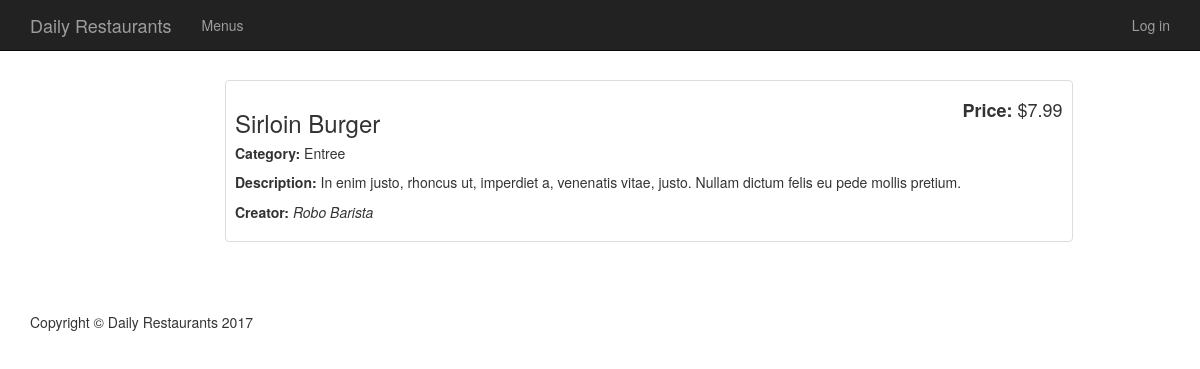
The app's page /menu/4 with its own data.
### models.py (models this page shows, shortened)
class MenuItem(Base):
    __tablename__ = 'menuItem'
    name = Column(String(20), nullable=False)
    description = Column(String(), nullable=False)
    category = Column(String(20), nullable=False)
    price = Column(String(8), nullable=False)
    id = Column(Integer, nullable=False, primary_key=True)
    restaurant_id = Column(Integer, ForeignKey('restaurant.id'))
    restaurant = relationship(Restaurant, backref=backref(
        "menuItem", cascade="all, delete"))
    user_id = Column(Integer, ForeignKey('user.id'))
    user = relationship(User)

class User(Base):
    __tablename__ = 'user'
    name = Column(String(20), nullable=False)
    picture = Column(String(250), nullable=True)
    email = Column(String(250), nullable=False)
    id = Column(Integer, nullable=False, primary_key=True)

### __init__.py (the view)
@app.route('/menu/<int:menu_id>')
def showMenuItem(menu_id):
    menuItem = session.query(MenuItem).filter_by(id=menu_id).one()
    creator = getUserInfo(menuItem.user_id)
    return render_template('item.html', item=menuItem,
                           creator=creator)

### __init__.py (called while the page is built)
def getUserInfo(user_id):
    user = session.query(User).filter_by(
        id=user_id).one()
    return user

### templates/item.html
{% extends "base.html" %}
{% block content %}
    <div class="container padding-container">
        <div class="row">
            <div class=" col-md-offset-2 col-md-9">
                <div class="thumbnail">
                    <div class="caption-full">
                        <h4 class="pull-right"><strong>Price: </strong>{{ item.price | safe }}</h4>
                        <h3>{{ item.name | safe }}</h3>
                        <h5><strong>Category: </strong>{{ item.category | safe }}</h5>
                        <p><strong>Description: </strong>{{ item.description | safe }}</p>
                        <p><strong>Creator: </strong><i>{{ creator.name | safe }}</i></p>
                    </div>
                </div>
            </div>
        </div>
    </div>
{% endblock %}

### static/css/base-style.css (style rules this page uses)
body { margin-top: 50px; }
.padding-container { padding-top: 30px !important; }
.thumbnail { padding: 0; }
.thumbnail .caption-full { padding: 9px; color: #333; }

### records on screen
MenuItem: price "$7.99", name "Sirloin Burger", category "Entree", description "In enim justo, rhoncus ut, imperdiet a, venenatis vitae, justo. Nullam dictum felis eu pede mollis pretium."
User: name "Robo Barista"
